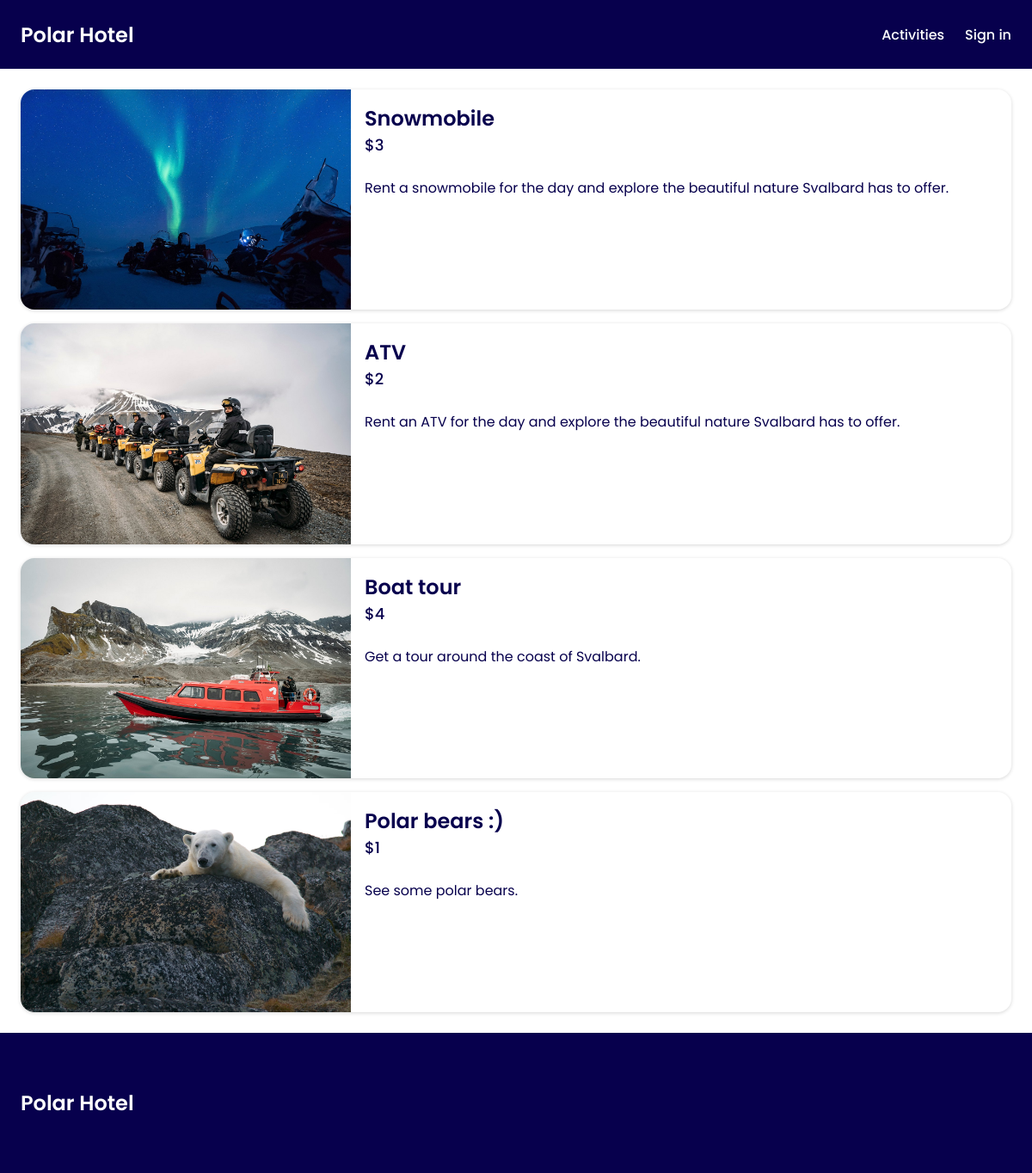
Page /activities.php on the committed database.
### tables this page shows
CREATE TABLE activities (
	id VARCHAR PRIMARY KEY,
	name VARCHAR,
	price INTEGER,
	description VARCHAR,
	image VARCHAR
);

### app/getActivities.php (called while the page is built, shortened)
<?php
require_once __DIR__ . "/../vendor/autoload.php";
$selectActivities = $db->query("SELECT * FROM activities");
$selectActivities->execute();
$activities = $selectActivities->fetchAll(PDO::FETCH_ASSOC);

### activities.php (the view, shortened to what this page needs)
<?php
require_once __DIR__ . "/views/header.php";
require_once __DIR__ . "/views/navigation.php";
require __DIR__ . "/app/getActivities.php";
?>
<main class="room-main max-w-section">
    <div class="activity-cards-container">
        <?php foreach ($activities as $activity) : ?>
            <div class="activity-card">
                <img src=<?= "assets/images/" . $activity["image"] ?> alt="activity">
                <div class="activity-card-info">
                    <h3><?= $activity["name"]; ?></h3>
                    <div class="price-sm"><?= "$" . $activity["price"]; ?></div>
                    <p><?= $activity["description"]; ?></p>
                </div>
            </div>
        <?php endforeach; ?>
    </div>
</main>
<?php require_once __DIR__ . "/views/footer.php"; ?>

### views/header.php (shortened to what this page needs)
<!DOCTYPE html>
<html lang="en">
<head>
    <link rel="stylesheet" href="https://cdnjs.cloudflare.com/ajax/libs/font-awesome/6.5.1/css/all.min.css" />
    <link rel="stylesheet" href="assets/style/style.css">
    <link rel="stylesheet" href="assets/style/mediaQuery.css">
</head>
<body>

### views/navigation.php (shortened to what this page needs)
<header>
    <a href="index.php" class="nav-logo">Polar Hotel</a>
    <nav class="desktop-nav">
        <a href="activities.php">Activities</a>
        <a href=<?= isset($_SESSION["admin"]) ? "app/logout.php" : "login.php" ?>><?= isset($_SESSION["admin"]) ? "Sign out" : "Sign in" ?></a>
    </nav>
</header>

### views/footer.php (shortened to what this page needs)
<footer>
    <div class="nav-logo">Polar Hotel</div>
</footer>
</body>
</html>

### assets/style/style.css (style rules this page uses)
:root { --dark-blue: #07004d; --blue: #28bafe; --light-blue: #e3f5fd; --white: #fff; --rounded-md: 16px; --rounded-sm: 8px; }
* { box-sizing: border-box; font-family: "Poppins", sans-serif; }
body { min-height: 100vh; background: var(--white); color: var(--dark-blue); margin: 0; padding: 0; }
footer { background: var(--dark-blue); color: var(--white); padding: 64px 24px; }
h1, h2, h3, p { margin: 0; }
h3 { font-size: 24px; font-weight: 600; }
a { color: var(--white); text-decoration: none; font-weight: 500; font-size: 1rem; }
header { display: flex; justify-content: space-between; align-items: center; padding: 16px 24px; width: 100%; height: 80px; background: var(--dark-blue); color: var(--white); position: fixed; top: 0; left: 0; z-index: 50; overflow-x: hidden; }
.nav-logo { user-select: none; font-size: 24px; font-weight: 600; }
.desktop-nav { display: flex; gap: 24px; }
.max-w-section { max-width: 1440px; width: 100%; margin: 0 auto; }
.room-main { min-height: 100vh; padding: 104px 24px 0 24px; }
.activity-cards-container { display: flex; flex-direction: column; gap: 16px; padding-bottom: 24px; }
.activity-card { display: flex; flex-direction: column; overflow: hidden; border-radius: var(--rounded-md); box-shadow: rgba(0, 0, 0, 0.16) 0px 1px 4px; }
.activity-card img { max-height: 300px; object-fit: cover; object-position: center; }
.activity-card-info { padding: 16px; }
.activity-card-info .price-sm { font-size: 18px; font-weight: 500; margin-bottom: 24px; }

### assets/style/mediaQuery.css (style rules this page uses)
@media (min-width: 700px) { .activity-card { flex-direction: row; } }
@media (min-width: 700px) { .activity-card img { width: calc(100% / 3); } }

### rows in the picture
activities: image (picture), name "Snowmobile", price "3", description "Rent a snowmobile for the day and explore the beautiful nature Svalbard has to offer."
activities: image (picture), name "ATV", price "2", description "Rent an ATV for the day and explore the beautiful nature Svalbard has to offer."
activities: image (picture), name "Boat tour", price "4", description "Get a tour around the coast of Svalbard."
activities: image (picture), name "Polar bears :)", price "1", description "See some polar bears."
